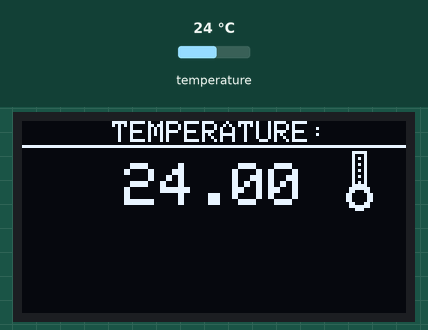
A sketch run on a simulated Arduino Uno, built with avr-gcc and run on an emulated ATmega328P. Parts: 128×64 one-colour display. Inputs (shaded band) come from the test bench; at power-on: temperature 24 °C. What the sketch prints to the serial monitor is not drawn.

Above: at 3.4 s.
3.5 s: temperature set to 12 °C
At 4.1 s:
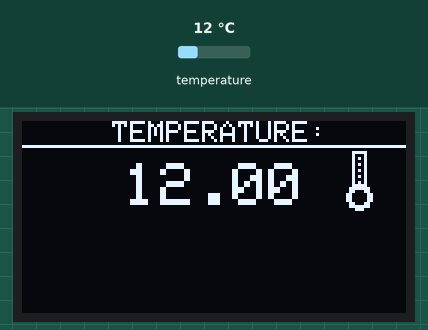
5.1 s: temperature set to 19 °C
At 6.2 s:
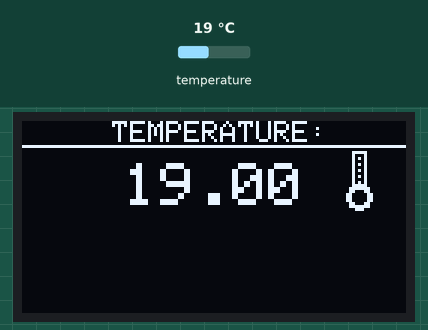
6.7 s: temperature set to 28 °C
At 8.2 s:
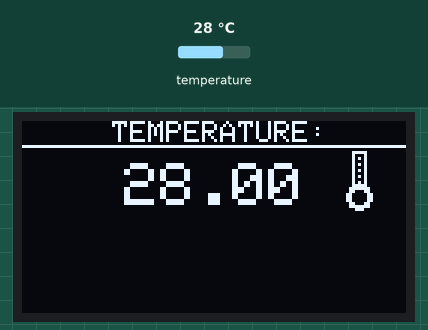
Timing chart, 0 to 9.7 s (numbered marks = the images above; inputs shaded):
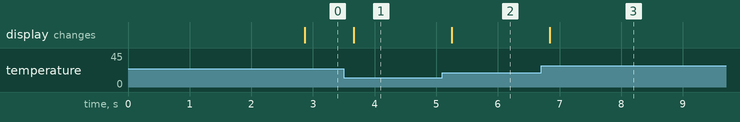

Measured:
- after the input at 3.5 s, the display: changes after 0.16 s (image 1)
- after the input at 5.1 s, the display: changes after 0.15 s (image 2)
- after the input at 6.7 s, the display: changes after 0.14 s (image 3)

The sketch:

DS18B20_SSD1306.ino
```cpp
// This code is written by Sreekanth Mp and his practical implementation can be seen at
// https://www.youtube.com/watch?v=iaNiQ1sQbSA&lc=z23wentrykres1tz504t1aokghsi44vdfindpmf0pzmwbk0h00410.1573904852647521

#include <OneWire.h>    //////////////////////TEMP SENSOR SECTION
#include <DallasTemperature.h>

#include <Adafruit_GFX.h>//////////////////////OLED SECTION
#include <Adafruit_SSD1306.h>

#define OLED_RESET 4//////////////////////////////OLED
#define WIDTH     128//////// the lower right corner is (X=128, Y=63)
#define HEIGHT     64
#define NUM_PAGE    8
#define NUMFLAKES 10
#define XPOS 0/////////////////Every pixel on the display has a coordinate that is specified with a X and //Y.
              ///////////////////The X increases from left to right and Y increases from top to the bottom. and
#define YPOS 0//////////////////The upper left corner of the screen is (X=0, Y=0)
#define DELTAY 2
#define LOGO16_GLCD_HEIGHT 16
#define LOGO16_GLCD_WIDTH  16
Adafruit_SSD1306 display(OLED_RESET);

#define ONE_WIRE_BUS 8////////////////////temp signal wire coonected to 8 D/PIN
OneWire oneWire(ONE_WIRE_BUS);

DallasTemperature sensors(&oneWire);
float Celcius = 0;

void setup(void)
{
  display.begin(SSD1306_SWITCHCAPVCC, 0x3C);///// Call the begin function of the display object by passing our I2C address 0x3C
  Serial.begin(9600);
  sensors.begin();

  display.clearDisplay();/////////////clears the display completely.
  display.setTextSize(2);/////////accepts an integer number as a size. The greater the number, the bigger the text would be. Smallest size is 1 which is the default size //of texts.
  display.setTextColor(WHITE);///////////////specify the color using display.setTextColor() WHITE/BLACK
  display.setCursor(15, 8);//////////////////specify where on the display we're going to display the text.
  display.println("SREEKANTH");////////////We draw something on by calling on our (display) object,
  display.display();//////////////////Call the display.display() function to make the actual drawing happen on the hardware level.
  delay(2000);

}

void loop()
{
  sensors.requestTemperatures();///////////////getting the actual temperature value.
  Celcius = sensors.getTempCByIndex(0);//////////get the temperature in Celsius.we’re using just one sensor its index is 0.
  //////////////////////////////////////////////If you have more than one sensor, you use index 0 for the ///first sensor, index 1 for the second sensor, and so on.
  Serial.print(" C  ");
  Serial.println(Celcius);
  display.clearDisplay();
  display.setTextColor(WHITE);
  display.setCursor(30, 0);
  display.setTextSize(1);
  display.println("TEMPERATURE:");
  display.setTextSize(2);
  display.setTextColor(WHITE, BLACK);
  display.setCursor(34, 14);
  display.println(Celcius);

  display.drawLine(0, 8, 128, 8, WHITE);
  display.drawLine (110, 10, 110, 22, WHITE);
  display.drawLine (114, 10, 114, 22, WHITE);
  display.drawLine (110, 10, 114, 10, WHITE);
  display.drawCircle (112, 25, 3, WHITE);
  display.drawCircle (112, 25, 4, WHITE);
  display.drawPixel (112, 12, WHITE);
  display.drawPixel (112, 14, WHITE);
  display.drawPixel (112, 16, WHITE);
  display.drawPixel (112, 18, WHITE);
  display.drawPixel (112, 20, WHITE);
  display.display();

}
```
